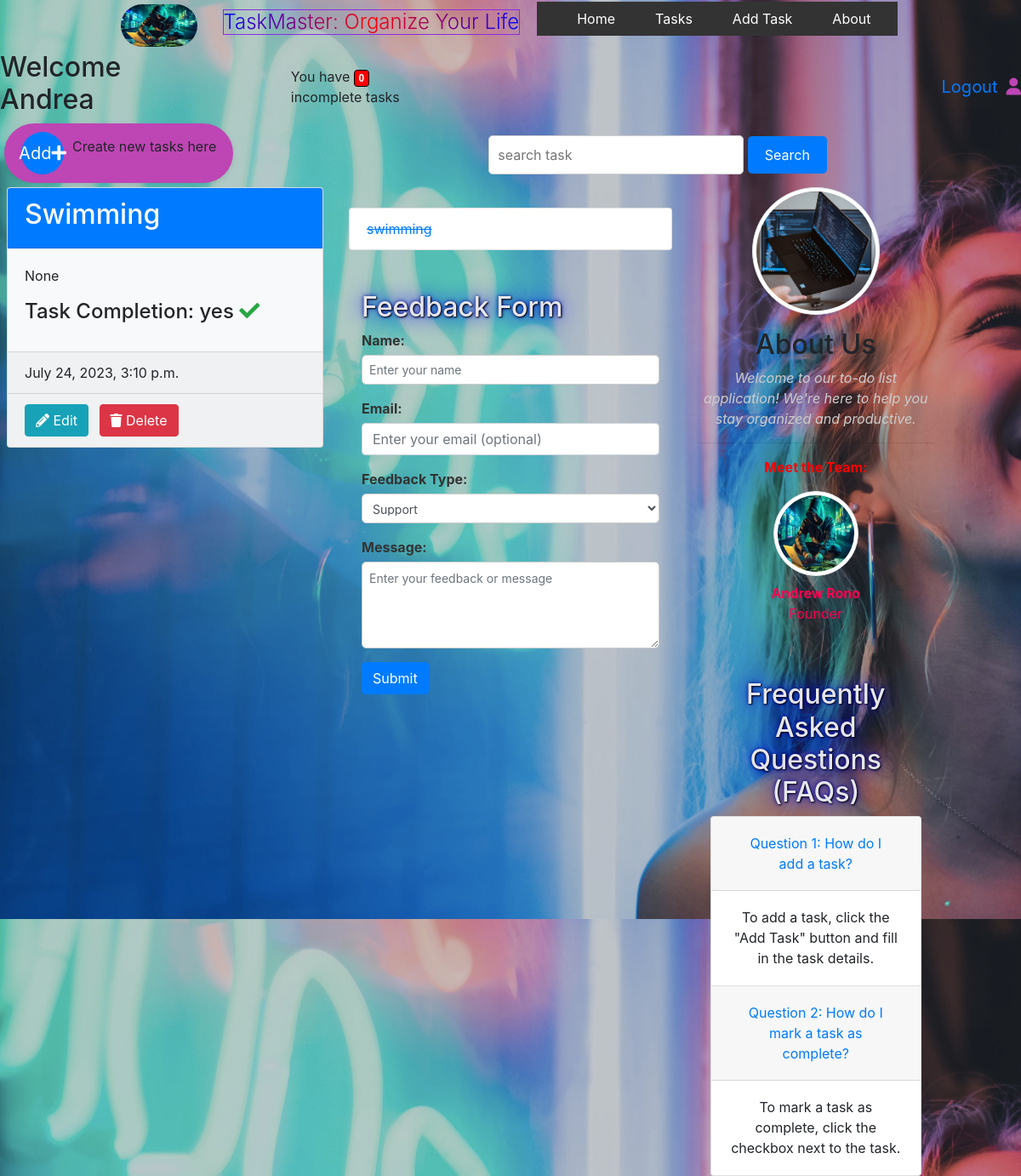
The app's page / (signed in), older data.
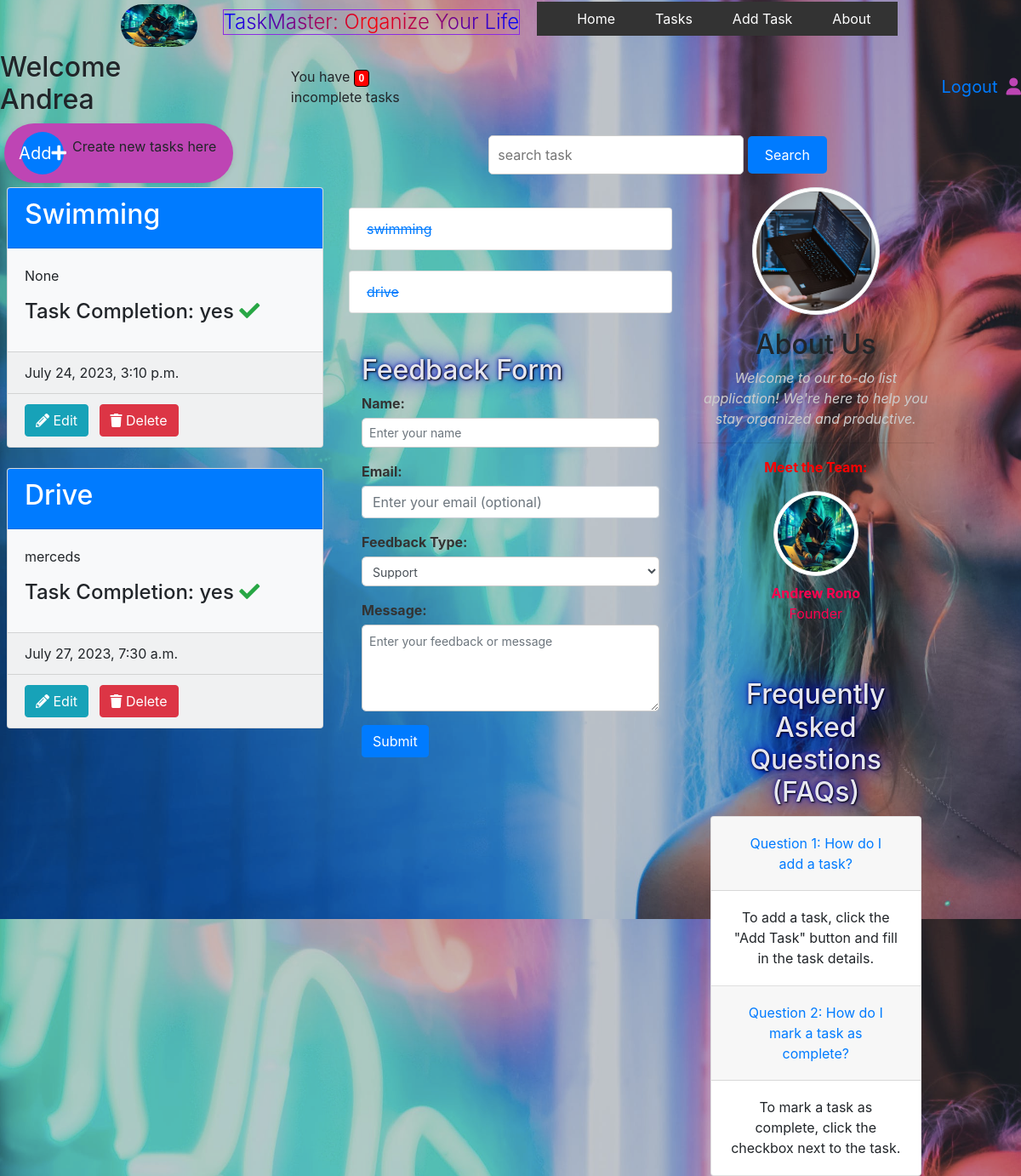
The same page, newer data.
### ToDo/models.py (models this page shows, shortened)
class Task(models.Model):
    user = models.ForeignKey(User, on_delete=models.CASCADE)
    title = models.CharField(max_length=100)
    description = models.TextField(blank=True,null=True)
    complete = models.BooleanField(default=False)
    completion_date = models.DateTimeField(blank=True, null=True)
    created = models.DateTimeField(auto_now_add=True)
    class Meta:
        ordering = ['complete']

### ToDo/views.py (the view)
# urls.py: path('', views.TaskList.as_view(), name='tasks'),
class TaskList(LoginRequiredMixin, ListView):
    model = Task
    context_object_name = 'tasks'
    def get_context_data(self, **kwargs):
        context = super().get_context_data(**kwargs)
        context['tasks'] =  context['tasks'] .filter(user = self.request.user)
        context ['count'] = context['tasks'].filter(complete=False).count()
        search_input = self.request.GET.get('search-area') or ''
        if search_input:
            context['tasks'] = context['tasks'].filter(
                title__icontains=search_input)
        context['search_input'] = search_input
        return context

### ToDo/templates/ToDo/task_list.html (shortened to what the changed rows need)
{% load static %}
{% load bootstrap4 %}
<link rel="stylesheet" href="{% static 'styles.css' %}">
<link rel="stylesheet" href="https://stackpath.bootstrapcdn.com/bootstrap/4.5.2/css/bootstrap.min.css">
<link rel="stylesheet" href="https://cdnjs.cloudflare.com/ajax/libs/font-awesome/5.15.3/css/all.min.css">
<link rel="stylesheet" href="{% static 'bootstrap.min.css' %}">
{% block content %}
<div class="container-1">
    {% if request.user.is_authenticated %}
    <h2>Welcome {{request.user |title}} </h2>
    {% else %}
    <a href="{% url 'login' %}">Login</a>
    {% endif%}
</div>
<div class="row">
    <div class="col-md-4">
        <div class="tasks-container">
            {% for task in tasks%}
            <div class="card bg-light mb-4 ml-2">
                <div class="card-header  bg-primary text-white">
                    <h2>{{task.title|title}}</h2>
                </div>
                <div class="card-body">
                    <p class="card-text">{{ task.description }}</p>
                    <h4 class="card-title">Task Completion:
                        {% if task.complete %}
                        {{task.complete|yesno}}
                            <i class="fas fa-check text-success"></i>
                            {% else %}
                            {{task.complete|yesno}}
                            <i class="fas fa-times text-danger"></i>
                        {% endif %}
                    </h4>
                </div>
                <div class="card-footer">
                    {{task.created}}
                </div>
                <div class="card-footer">
                        <div class="button">
                            <a href="{% url 'task-update' task.id %}" class="btn btn-info mr-2">
                                <i class="fas fa-pencil-alt"></i> Edit
                            </a>
                            <a href="{% url 'task-delete' task.id %}" class="btn btn-danger">
                                <i class="fas fa-trash"></i> Delete
                            </a>
                        </div>
                </div>
            </div>
            {% endfor %}
        </div>
    </div>
    <div class="col-md-4 my-carousel-item" id="tasks">
        {% for task in tasks %}
        <br>
        {% if task.complete %}
            <ul class="list-group" >
                <li class="list-group-item disabled">
                    <a href="{% url 'task-update' task.id %} " id="task-complete">{{ task.title }}</a>
                </li>
            </ul>
        {% endif %}
    {% endfor %}
    <div class="container mt-5">
        <h2>Feedback Form</h2>
    </div>
</div>
<div class="col-md-3 text-center" id="about">
    <h2 class="mt-3">About Us</h2>
    <div class="container mt-5">
        <h2>Frequently Asked Questions (FAQs)</h2>
    </div>
</div>
</div>
{% endblock %}

Row changes from the older to the newer data that the page shows:
added Task: title "Drive", description "merceds", complete "yes", created "July 27, 2023, 7:30 a.m.", title "drive"
